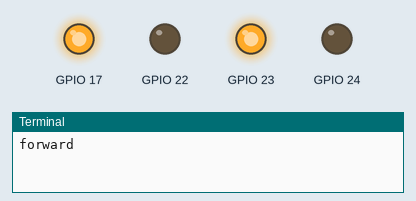
A program run on a simulated Raspberry Pi (BCM pin numbers). Parts: output pins drawn as LEDs (lit = HIGH), the last lines printed to the terminal. At 2.0 s the program stops and its outputs stay as they are.

Above: at 0.1 s.
At 1.1 s:
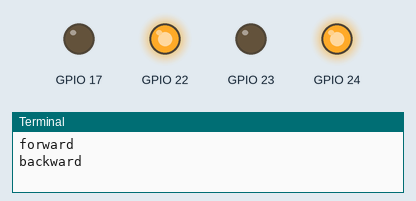
At 2.1 s:
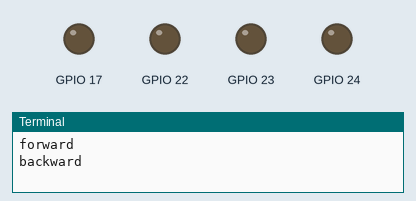
Timing chart, 0 to 3.5 s (numbered marks = the images above):
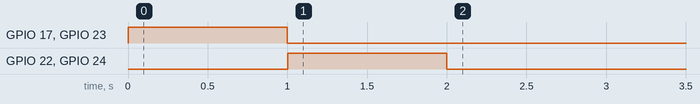

Measured:
- by itself, GPIO 17, GPIO 23: LOW → HIGH at 0.00 s, → LOW 1.0 s later
- by itself, GPIO 22, GPIO 24: LOW → HIGH at 1.0 s, → LOW 1.0 s later

The program:

motor.py
```python
import RPi.GPIO as gpio
import time


def init():
    gpio.setmode(gpio.BCM)
    gpio.setup(17, gpio.OUT)
    gpio.setup(22, gpio.OUT)
    gpio.setup(23, gpio.OUT)
    gpio.setup(24, gpio.OUT)

def forward(tf):
    init()
    gpio.output(17, True)
    gpio.output(22, False)
    gpio.output(23, True)
    gpio.output(24, False)
    time.sleep(tf)
    gpio.cleanup()

def reverse(tf):
    init()
    gpio.output(17, False)
    gpio.output(22, True)
    gpio.output(23, False)
    gpio.output(24, True)
    time.sleep(tf)
    gpio.cleanup()

print "forward"
forward(1)
print "backward"
reverse(1)

'''
gpio.setmode(gpio.BCM)

gpio.setup(17, gpio.OUT)
gpio.setup(22, gpio.OUT)

p = gpio.PWM(17, False)
#p.ChangeDutyCycle(50)
gpio.cleanup()
'''
```
